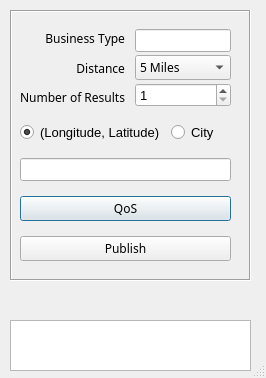
<?xml version="1.0" encoding="UTF-8"?>
<ui version="4.0">
 <class>PubDialog</class>
 <widget class="QDialog" name="PubDialog">
  <property name="windowModality">
   <enum>Qt::NonModal</enum>
  </property>
  <property name="enabled">
   <bool>true</bool>
  </property>
  <property name="geometry">
   <rect>
    <x>0</x>
    <y>0</y>
    <width>266</width>
    <height>378</height>
   </rect>
  </property>
  <property name="sizePolicy">
   <sizepolicy hsizetype="Preferred" vsizetype="Preferred">
    <horstretch>0</horstretch>
    <verstretch>0</verstretch>
   </sizepolicy>
  </property>
  <property name="minimumSize">
   <size>
    <width>100</width>
    <height>100</height>
   </size>
  </property>
  <property name="maximumSize">
   <size>
    <width>518</width>
    <height>378</height>
   </size>
  </property>
  <property name="focusPolicy">
   <enum>Qt::ClickFocus</enum>
  </property>
  <property name="windowTitle">
   <string>Whisper Publisher</string>
  </property>
  <property name="sizeGripEnabled">
   <bool>true</bool>
  </property>
  <property name="modal">
   <bool>false</bool>
  </property>
  <widget class="QFrame" name="frame">
   <property name="geometry">
    <rect>
     <x>10</x>
     <y>10</y>
     <width>241</width>
     <height>271</height>
    </rect>
   </property>
   <property name="font">
    <font>
     <pointsize>10</pointsize>
    </font>
   </property>
   <property name="frameShape">
    <enum>QFrame::Box</enum>
   </property>
   <property name="frameShadow">
    <enum>QFrame::Sunken</enum>
   </property>
   <widget class="QWidget" name="layoutWidget">
    <property name="geometry">
     <rect>
      <x>10</x>
      <y>10</y>
      <width>211</width>
      <height>250</height>
     </rect>
    </property>
    <property name="font">
     <font>
      <pointsize>10</pointsize>
     </font>
    </property>
    <layout class="QVBoxLayout" name="verticalLayout_3">
     <item>
      <layout class="QHBoxLayout" name="horizontalLayout">
       <property name="spacing">
        <number>10</number>
       </property>
       <item>
        <layout class="QVBoxLayout" name="verticalLayout">
         <item>
          <widget class="QLabel" name="wShapeLabel">
           <property name="font">
            <font>
             <family>Sans Serif</family>
             <pointsize>9</pointsize>
             <stylestrategy>PreferAntialias</stylestrategy>
             <kerning>false</kerning>
            </font>
           </property>
           <property name="layoutDirection">
            <enum>Qt::LeftToRight</enum>
           </property>
           <property name="text">
            <string>Business Type</string>
           </property>
           <property name="alignment">
            <set>Qt::AlignRight|Qt::AlignTrailing|Qt::AlignVCenter</set>
           </property>
          </widget>
         </item>
         <item>
          <widget class="QLabel" name="label">
           <property name="font">
            <font>
             <family>Sans Serif</family>
             <pointsize>9</pointsize>
             <stylestrategy>PreferAntialias</stylestrategy>
             <kerning>false</kerning>
            </font>
           </property>
           <property name="text">
            <string>Distance</string>
           </property>
           <property name="alignment">
            <set>Qt::AlignRight|Qt::AlignTrailing|Qt::AlignVCenter</set>
           </property>
          </widget>
         </item>
         <item>
          <widget class="QLabel" name="label_2">
           <property name="font">
            <font>
             <family>Sans Serif</family>
             <pointsize>9</pointsize>
             <stylestrategy>PreferAntialias</stylestrategy>
             <kerning>false</kerning>
            </font>
           </property>
           <property name="text">
            <string>Number of Results</string>
           </property>
           <property name="alignment">
            <set>Qt::AlignRight|Qt::AlignTrailing|Qt::AlignVCenter</set>
           </property>
          </widget>
         </item>
        </layout>
       </item>
       <item>
        <layout class="QVBoxLayout" name="verticalLayout_2">
         <property name="spacing">
          <number>3</number>
         </property>
         <item>
          <widget class="QLineEdit" name="pubTopic">
           <property name="text">
            <string/>
           </property>
          </widget>
         </item>
         <item>
          <widget class="QComboBox" name="colorList">
           <property name="font">
            <font>
             <family>Sans Serif</family>
             <pointsize>9</pointsize>
             <stylestrategy>PreferAntialias</stylestrategy>
             <kerning>false</kerning>
            </font>
           </property>
           <item>
            <property name="text">
             <string>5 Miles</string>
            </property>
           </item>
           <item>
            <property name="text">
             <string>10 Miles</string>
            </property>
           </item>
           <item>
            <property name="text">
             <string>25 Miles</string>
            </property>
           </item>
           <item>
            <property name="text">
             <string>50 Miles</string>
            </property>
           </item>
           <item>
            <property name="text">
             <string>100 Miles</string>
            </property>
           </item>
          </widget>
         </item>
         <item>
          <widget class="QSpinBox" name="numResults">
           <property name="minimum">
            <number>1</number>
           </property>
           <property name="maximum">
            <number>50</number>
           </property>
          </widget>
         </item>
        </layout>
       </item>
      </layout>
     </item>
     <item>
      <layout class="QHBoxLayout" name="horizontalLayout_2">
       <item>
        <widget class="QRadioButton" name="longLat">
         <property name="text">
          <string>(Longitude, Latitude)</string>
         </property>
         <property name="checked">
          <bool>true</bool>
         </property>
        </widget>
       </item>
       <item>
        <widget class="QRadioButton" name="cityButton">
         <property name="text">
          <string>City</string>
         </property>
        </widget>
       </item>
      </layout>
     </item>
     <item>
      <widget class="QLineEdit" name="location"/>
     </item>
     <item>
      <widget class="QPushButton" name="pubQosButton">
       <property name="sizePolicy">
        <sizepolicy hsizetype="Minimum" vsizetype="Fixed">
         <horstretch>0</horstretch>
         <verstretch>0</verstretch>
        </sizepolicy>
       </property>
       <property name="font">
        <font>
         <family>Sans Serif</family>
         <pointsize>9</pointsize>
         <stylestrategy>PreferAntialias</stylestrategy>
         <kerning>false</kerning>
        </font>
       </property>
       <property name="toolTip">
        <string>&lt;!DOCTYPE HTML PUBLIC &quot;-//W3C//DTD HTML 4.0//EN&quot; &quot;http://www.w3.org/TR/REC-html40/strict.dtd&quot;&gt;
&lt;html&gt;&lt;head&gt;&lt;meta name=&quot;qrichtext&quot; content=&quot;1&quot; /&gt;&lt;style type=&quot;text/css&quot;&gt;
p, li { white-space: pre-wrap; }
&lt;/style&gt;&lt;/head&gt;&lt;body style=&quot; font-family:'Ubuntu'; font-size:10pt; font-weight:400; font-style:normal;&quot;&gt;
&lt;p style=&quot; margin-top:0px; margin-bottom:0px; margin-left:0px; margin-right:0px; -qt-block-indent:0; text-indent:0px;&quot;&gt;Click to set custom QoS&lt;/p&gt;&lt;/body&gt;&lt;/html&gt;</string>
       </property>
       <property name="text">
        <string>QoS</string>
       </property>
       <property name="default">
        <bool>false</bool>
       </property>
       <property name="flat">
        <bool>false</bool>
       </property>
      </widget>
     </item>
     <item>
      <widget class="QPushButton" name="createWriterButton">
       <property name="sizePolicy">
        <sizepolicy hsizetype="Minimum" vsizetype="Fixed">
         <horstretch>0</horstretch>
         <verstretch>0</verstretch>
        </sizepolicy>
       </property>
       <property name="font">
        <font>
         <family>Sans Serif</family>
         <pointsize>9</pointsize>
         <stylestrategy>PreferAntialias</stylestrategy>
         <kerning>false</kerning>
        </font>
       </property>
       <property name="toolTip">
        <string>&lt;!DOCTYPE HTML PUBLIC &quot;-//W3C//DTD HTML 4.0//EN&quot; &quot;http://www.w3.org/TR/REC-html40/strict.dtd&quot;&gt;
&lt;html&gt;&lt;head&gt;&lt;meta name=&quot;qrichtext&quot; content=&quot;1&quot; /&gt;&lt;style type=&quot;text/css&quot;&gt;
p, li { white-space: pre-wrap; }
&lt;/style&gt;&lt;/head&gt;&lt;body style=&quot; font-family:'Ubuntu'; font-size:10pt; font-weight:400; font-style:normal;&quot;&gt;
&lt;p style=&quot; margin-top:0px; margin-bottom:0px; margin-left:0px; margin-right:0px; -qt-block-indent:0; text-indent:0px;&quot;&gt;Click Publish Topic&lt;/p&gt;&lt;/body&gt;&lt;/html&gt;</string>
       </property>
       <property name="text">
        <string>Publish</string>
       </property>
      </widget>
     </item>
    </layout>
   </widget>
  </widget>
  <widget class="QTextBrowser" name="pubTextBrowser">
   <property name="geometry">
    <rect>
     <x>10</x>
     <y>320</y>
     <width>241</width>
     <height>51</height>
    </rect>
   </property>
   <property name="readOnly">
    <bool>true</bool>
   </property>
   <property name="placeholderText">
    <string/>
   </property>
  </widget>
 </widget>
 <resources/>
 <connections>
  <connection>
   <sender>createWriterButton</sender>
   <signal>clicked()</signal>
   <receiver>PubDialog</receiver>
   <slot>onPublishButtonClicked()</slot>
   <hints>
    <hint type="sourcelabel">
     <x>107</x>
     <y>221</y>
    </hint>
    <hint type="destinationlabel">
     <x>111</x>
     <y>220</y>
    </hint>
   </hints>
  </connection>
  <connection>
   <sender>pubQosButton</sender>
   <signal>clicked()</signal>
   <receiver>PubDialog</receiver>
   <slot>onWriterQosButtonClicked()</slot>
   <hints>
    <hint type="sourcelabel">
     <x>126</x>
     <y>172</y>
    </hint>
    <hint type="destinationlabel">
     <x>181</x>
     <y>425</y>
    </hint>
   </hints>
  </connection>
 </connections>
 <slots>
  <slot>onPublishButtonClicked()</slot>
  <slot>onSubscribeButtonClicked()</slot>
  <slot>onWriterQosButtonClicked()</slot>
  <slot>onReaderQosButtonClicked()</slot>
  <slot>onFilterButtonClicked()</slot>
 </slots>
</ui>
